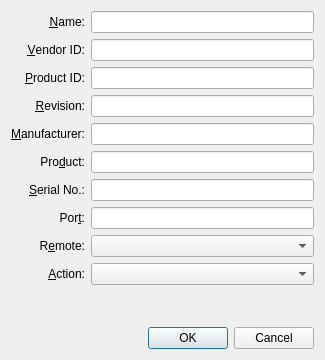
<ui version="4.0" >
 <comment>
 VBox frontends: Qt4 GUI ("VirtualBox"):

 Copyright (C) 2008 Sun Microsystems, Inc.

 This file is part of VirtualBox Open Source Edition (OSE), as
 available from http://www.virtualbox.org. This file is free software;
 you can redistribute it and/or modify it under the terms of the GNU
 General Public License (GPL) as published by the Free Software
 Foundation, in version 2 as it comes in the "COPYING" file of the
 VirtualBox OSE distribution. VirtualBox OSE is distributed in the
 hope that it will be useful, but WITHOUT ANY WARRANTY of any kind.

 Please contact Sun Microsystems, Inc., 4150 Network Circle, Santa
 Clara, CA 95054 USA or visit http://www.sun.com if you need
 additional information or have any questions.
 </comment>
 <class>VBoxVMSettingsUSBFilterDetails</class>
 <widget class="QDialog" name="VBoxVMSettingsUSBFilterDetails" >
  <property name="geometry" >
   <rect>
    <x>0</x>
    <y>0</y>
    <width>325</width>
    <height>360</height>
   </rect>
  </property>
  <property name="minimumSize" >
   <size>
    <width>325</width>
    <height>0</height>
   </size>
  </property>
  <property name="windowTitle" >
   <string>Filter details</string>
  </property>
  <layout class="QGridLayout" >
   <item row="0" column="0" >
    <widget class="QLabel" name="mLbName" >
     <property name="text" >
      <string>&amp;Name:</string>
     </property>
     <property name="alignment" >
      <set>Qt::AlignRight|Qt::AlignTrailing|Qt::AlignVCenter</set>
     </property>
     <property name="buddy" >
      <cstring>mLeName</cstring>
     </property>
    </widget>
   </item>
   <item row="0" column="1" >
    <widget class="QLineEdit" name="mLeName" >
     <property name="toolTip" >
      <string>Displays the filter name.</string>
     </property>
    </widget>
   </item>
   <item row="1" column="0" >
    <widget class="QLabel" name="mLbVendorID" >
     <property name="text" >
      <string>&amp;Vendor ID:</string>
     </property>
     <property name="alignment" >
      <set>Qt::AlignRight|Qt::AlignTrailing|Qt::AlignVCenter</set>
     </property>
     <property name="buddy" >
      <cstring>mLeVendorID</cstring>
     </property>
    </widget>
   </item>
   <item row="1" column="1" >
    <widget class="QLineEdit" name="mLeVendorID" >
     <property name="toolTip" >
      <string>Defines the vendor ID filter. The &lt;i>exact match&lt;/i> string format is &lt;tt>XXXX&lt;/tt> where &lt;tt>X&lt;/tt> is a hexadecimal digit. An empty string will match any value.</string>
     </property>
    </widget>
   </item>
   <item row="2" column="0" >
    <widget class="QLabel" name="mLbProductID" >
     <property name="text" >
      <string>&amp;Product ID:</string>
     </property>
     <property name="alignment" >
      <set>Qt::AlignRight|Qt::AlignTrailing|Qt::AlignVCenter</set>
     </property>
     <property name="buddy" >
      <cstring>mLeProductID</cstring>
     </property>
    </widget>
   </item>
   <item row="2" column="1" >
    <widget class="QLineEdit" name="mLeProductID" >
     <property name="toolTip" >
      <string>Defines the product ID filter. The &lt;i>exact match&lt;/i> string format is &lt;tt>XXXX&lt;/tt> where &lt;tt>X&lt;/tt> is a hexadecimal digit. An empty string will match any value.</string>
     </property>
    </widget>
   </item>
   <item row="3" column="0" >
    <widget class="QLabel" name="mLbRevision" >
     <property name="text" >
      <string>&amp;Revision:</string>
     </property>
     <property name="alignment" >
      <set>Qt::AlignRight|Qt::AlignTrailing|Qt::AlignVCenter</set>
     </property>
     <property name="buddy" >
      <cstring>mLeRevision</cstring>
     </property>
    </widget>
   </item>
   <item row="3" column="1" >
    <widget class="QLineEdit" name="mLeRevision" >
     <property name="toolTip" >
      <string>Defines the revision number filter. The &lt;i>exact match&lt;/i> string format is &lt;tt>IIFF&lt;/tt> where &lt;tt>I&lt;/tt> is a decimal digit of the integer part and &lt;tt>F&lt;/tt> is a decimal digit of the fractional part. An empty string will match any value.</string>
     </property>
    </widget>
   </item>
   <item row="4" column="0" >
    <widget class="QLabel" name="mLbManufacturer" >
     <property name="text" >
      <string>&amp;Manufacturer:</string>
     </property>
     <property name="alignment" >
      <set>Qt::AlignRight|Qt::AlignTrailing|Qt::AlignVCenter</set>
     </property>
     <property name="buddy" >
      <cstring>mLeManufacturer</cstring>
     </property>
    </widget>
   </item>
   <item row="4" column="1" >
    <widget class="QLineEdit" name="mLeManufacturer" >
     <property name="toolTip" >
      <string>Defines the manufacturer filter as an &lt;i>exact match&lt;/i> string. An empty string will match any value.</string>
     </property>
    </widget>
   </item>
   <item row="5" column="0" >
    <widget class="QLabel" name="mLbProduct" >
     <property name="text" >
      <string>Pro&amp;duct:</string>
     </property>
     <property name="alignment" >
      <set>Qt::AlignRight|Qt::AlignTrailing|Qt::AlignVCenter</set>
     </property>
     <property name="buddy" >
      <cstring>mLeProduct</cstring>
     </property>
    </widget>
   </item>
   <item row="5" column="1" >
    <widget class="QLineEdit" name="mLeProduct" >
     <property name="toolTip" >
      <string>Defines the product name filter as an &lt;i>exact match&lt;/i> string. An empty string will match any value.</string>
     </property>
    </widget>
   </item>
   <item row="6" column="0" >
    <widget class="QLabel" name="mLbSerialNo" >
     <property name="text" >
      <string>&amp;Serial No.:</string>
     </property>
     <property name="alignment" >
      <set>Qt::AlignRight|Qt::AlignTrailing|Qt::AlignVCenter</set>
     </property>
     <property name="buddy" >
      <cstring>mLeSerialNo</cstring>
     </property>
    </widget>
   </item>
   <item row="6" column="1" >
    <widget class="QLineEdit" name="mLeSerialNo" >
     <property name="toolTip" >
      <string>Defines the serial number filter as an &lt;i>exact match&lt;/i> string. An empty string will match any value.</string>
     </property>
    </widget>
   </item>
   <item row="7" column="0" >
    <widget class="QLabel" name="mLbPort" >
     <property name="text" >
      <string>Por&amp;t:</string>
     </property>
     <property name="alignment" >
      <set>Qt::AlignRight|Qt::AlignTrailing|Qt::AlignVCenter</set>
     </property>
     <property name="buddy" >
      <cstring>mLePort</cstring>
     </property>
    </widget>
   </item>
   <item row="7" column="1" >
    <widget class="QLineEdit" name="mLePort" >
     <property name="toolTip" >
      <string>Defines the host USB port filter as an &lt;i>exact match&lt;/i> string. An empty string will match any value.</string>
     </property>
    </widget>
   </item>
   <item row="8" column="0" >
    <widget class="QLabel" name="mLbRemote" >
     <property name="text" >
      <string>R&amp;emote:</string>
     </property>
     <property name="alignment" >
      <set>Qt::AlignRight|Qt::AlignTrailing|Qt::AlignVCenter</set>
     </property>
     <property name="buddy" >
      <cstring>mCbRemote</cstring>
     </property>
    </widget>
   </item>
   <item row="8" column="1" >
    <widget class="QComboBox" name="mCbRemote" >
     <property name="sizePolicy" >
      <sizepolicy vsizetype="Fixed" hsizetype="Expanding" >
       <horstretch>0</horstretch>
       <verstretch>0</verstretch>
      </sizepolicy>
     </property>
     <property name="toolTip" >
      <string>Defines whether this filter applies to USB devices attached locally to the host computer (&lt;i>No&lt;/i>), to a VRDP client's computer (&lt;i>Yes&lt;/i>), or both (&lt;i>Any&lt;/i>).</string>
     </property>
    </widget>
   </item>
   <item row="9" column="0" >
    <widget class="QLabel" name="mLbAction" >
     <property name="text" >
      <string>&amp;Action:</string>
     </property>
     <property name="alignment" >
      <set>Qt::AlignRight|Qt::AlignTrailing|Qt::AlignVCenter</set>
     </property>
     <property name="buddy" >
      <cstring>mCbAction</cstring>
     </property>
    </widget>
   </item>
   <item row="9" column="1" >
    <widget class="QComboBox" name="mCbAction" >
     <property name="sizePolicy" >
      <sizepolicy vsizetype="Fixed" hsizetype="Expanding" >
       <horstretch>0</horstretch>
       <verstretch>0</verstretch>
      </sizepolicy>
     </property>
     <property name="toolTip" >
      <string>Defines an action performed by the host computer when a matching device is attached: give it up to the host OS (&lt;i>Ignore&lt;/i>) or grab it for later usage by virtual machines (&lt;i>Hold&lt;/i>).</string>
     </property>
    </widget>
   </item>
   <item row="10" column="1" >
    <spacer>
     <property name="orientation" >
      <enum>Qt::Vertical</enum>
     </property>
     <property name="sizeHint" >
      <size>
       <width>20</width>
       <height>20</height>
      </size>
     </property>
    </spacer>
   </item>
   <item row="11" column="0" colspan="2" >
    <widget class="QIDialogButtonBox" name="mButtonBox" >
     <property name="standardButtons" >
      <set>QDialogButtonBox::Cancel|QDialogButtonBox::NoButton|QDialogButtonBox::Ok</set>
     </property>
    </widget>
   </item>
  </layout>
 </widget>
 <customwidgets>
  <customwidget>
   <class>QIDialogButtonBox</class>
   <extends>QDialogButtonBox</extends>
   <header>QIDialogButtonBox.h</header>
  </customwidget>
 </customwidgets>
 <resources/>
 <connections>
  <connection>
   <sender>mButtonBox</sender>
   <signal>accepted()</signal>
   <receiver>VBoxVMSettingsUSBFilterDetails</receiver>
   <slot>accept()</slot>
   <hints>
    <hint type="sourcelabel" >
     <x>162</x>
     <y>339</y>
    </hint>
    <hint type="destinationlabel" >
     <x>162</x>
     <y>179</y>
    </hint>
   </hints>
  </connection>
  <connection>
   <sender>mButtonBox</sender>
   <signal>rejected()</signal>
   <receiver>VBoxVMSettingsUSBFilterDetails</receiver>
   <slot>reject()</slot>
   <hints>
    <hint type="sourcelabel" >
     <x>162</x>
     <y>339</y>
    </hint>
    <hint type="destinationlabel" >
     <x>162</x>
     <y>179</y>
    </hint>
   </hints>
  </connection>
 </connections>
</ui>
